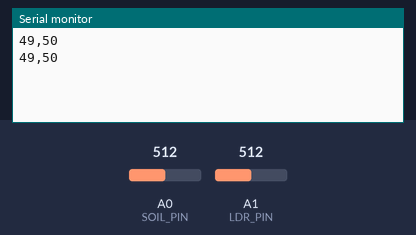
The sketch below on a simulated Arduino Uno, built with avr-gcc and run on an emulated ATmega328P. Parts: the last lines printed to the serial monitor. Inputs (shaded band) come from the test bench; at power-on: A0 (SOIL_PIN) = 512, A1 (LDR_PIN) = 512.

Above: at 1.8 s.
1.9 s: A0 (SOIL_PIN) set to 716
At 2.7 s:
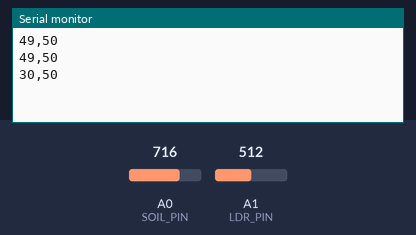
3.4 s: A1 (LDR_PIN) set to 716
At 4.7 s:
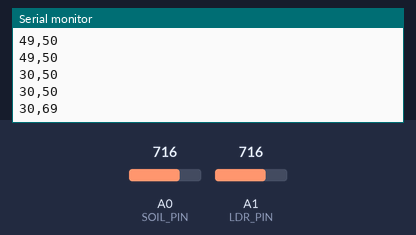
4.9 s: A0 (SOIL_PIN) set to 900
At 5.8 s:
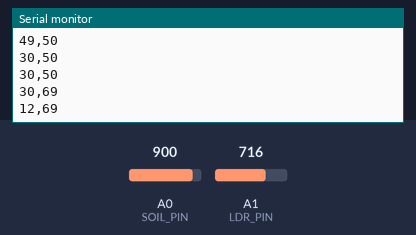
6.4 s: A1 (LDR_PIN) set to 900
At 7.8 s:
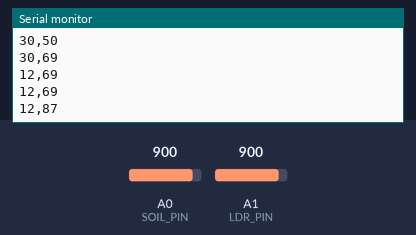
Timing chart, 0 to 8.9 s (numbered marks = the images above; inputs shaded):
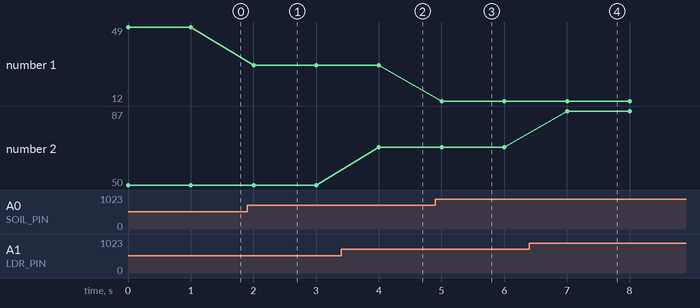

Measured:
- after the input at 1.9 s, the serial monitor: prints a new line after 0.10 s (image 1)
- after the input at 3.4 s, the serial monitor: prints a new line after 0.60 s (image 2)
- after the input at 4.9 s, the serial monitor: prints a new line after 0.10 s (image 3)
- after the input at 6.4 s, the serial monitor: prints a new line after 0.60 s (image 4)
- plotted number 1: 49 → 30 after the input at 1.9 s, 30 → 12 after the input at 4.9 s
- plotted number 2: 50 → 69 after the input at 3.4 s, 69 → 87 after the input at 6.4 s

The sketch:

plant_monitor.ino
```cpp
/*
  Project 1: Plant Monitoring System
  Sensors : Soil Moisture Sensor (Analog) -> A0
            LDR (Light Dependent Resistor)  -> A1
  Sends CSV data over Serial: moisture,light
*/

const int SOIL_PIN = A0;
const int LDR_PIN  = A1;

void setup() {
  Serial.begin(9600);
  pinMode(SOIL_PIN, INPUT);
  pinMode(LDR_PIN, INPUT);
}

void loop() {
  int soilRaw = analogRead(SOIL_PIN);      // 0 (wet) - 1023 (dry) depending on sensor
  int lightRaw = analogRead(LDR_PIN);      // 0 (dark) - 1023 (bright)

  int soilPercent = map(soilRaw, 1023, 0, 0, 100);   // convert to %
  soilPercent = constrain(soilPercent, 0, 100);

  int lightPercent = map(lightRaw, 0, 1023, 0, 100);

  Serial.print(soilPercent);
  Serial.print(",");
  Serial.println(lightPercent);

  delay(1000); // send once per second
}
```
